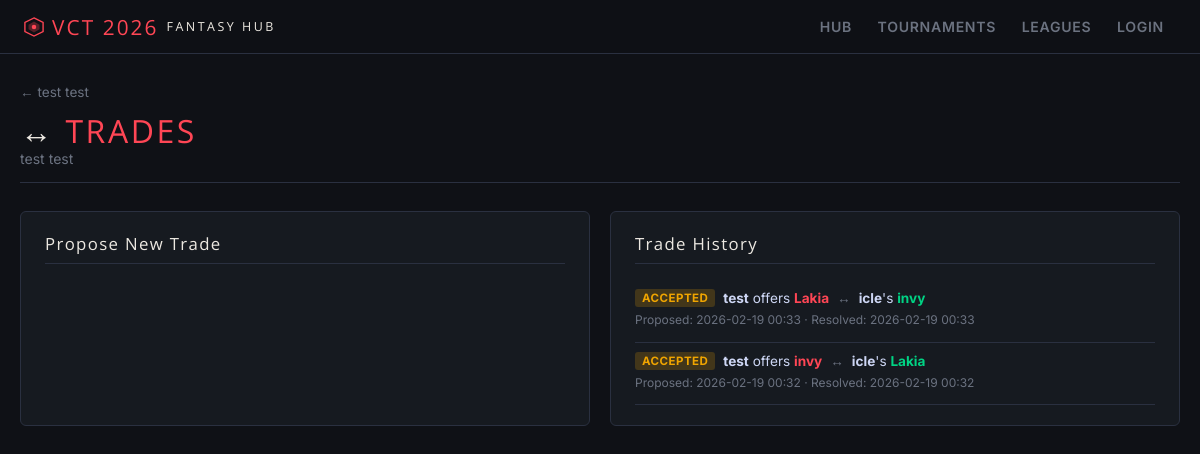
Page /league/3/trades on the committed database.
### tables this page shows
CREATE TABLE leagues (
            id            INTEGER PRIMARY KEY AUTOINCREMENT,
            tournament_id INTEGER NOT NULL,
            name          TEXT NOT NULL,
            description   TEXT DEFAULT '',
            phase         TEXT DEFAULT 'swiss',
            ruleset       TEXT DEFAULT '{}',
            created_at    TEXT DEFAULT (datetime('now')),
            FOREIGN KEY (tournament_id) REFERENCES tournaments(id)
        );

CREATE TABLE trades (
            id              INTEGER PRIMARY KEY AUTOINCREMENT,
            league_id       INTEGER NOT NULL,
            from_team_id    INTEGER NOT NULL,
            to_team_id      INTEGER NOT NULL,
            from_player_id  TEXT NOT NULL,
            to_player_id    TEXT NOT NULL,
            tournament_id   INTEGER NOT NULL,
            status          TEXT DEFAULT 'pending',
            proposed_at     TEXT DEFAULT (datetime('now')),
            resolved_at     TEXT,
            FOREIGN KEY (league_id) REFERENCES leagues(id)
        );

CREATE TABLE fantasy_teams (
            id            INTEGER PRIMARY KEY AUTOINCREMENT,
            league_id     INTEGER NOT NULL,
            team_name     TEXT NOT NULL,
            manager_name  TEXT NOT NULL,
            bonus_points  REAL DEFAULT 0.0,
            created_at    TEXT DEFAULT (datetime('now')), swiss_pts_snapshot REAL DEFAULT 0.0,
            FOREIGN KEY (league_id) REFERENCES leagues(id)
        );

CREATE TABLE players (
            player_id      TEXT NOT NULL,
            tournament_id  INTEGER NOT NULL,
            ign            TEXT NOT NULL,
            real_name      TEXT DEFAULT '',
            team           TEXT DEFAULT '',
            team_abbr      TEXT DEFAULT '',
            country        TEXT DEFAULT '',
            region         TEXT DEFAULT '',
            role           TEXT DEFAULT 'flex',
            agent          TEXT DEFAULT '',
            rounds_played  INTEGER DEFAULT 0,
            rating         REAL DEFAULT 0.0,
            acs            REAL DEFAULT 0.0,
            kills          INTEGER DEFAULT 0,
            deaths         INTEGER DEFAULT 0,
            assists        INTEGER DEFAULT 0,
            kd_ratio       REAL DEFAULT 0.0,
            kast           REAL DEFAULT 0.0,
            adr            REAL DEFAULT 0.0,
            headshot_pct   REAL DEFAULT 0.0,
            first_kills    INTEGER DEFAULT 0,
            first_deaths   INTEGER DEFAULT 0,
            fk_fd_ratio    REAL DEFAULT 0.0,
            base_points    REAL DEFAULT 0.0,
            role_points    REAL DEFAULT 0.0,
            fantasy_points REAL DEFAULT 0.0,
            last_updated   TEXT,
            vlr_url        TEXT DEFAULT '', matches_played INTEGER DEFAULT 0, manual_pts REAL DEFAULT 0.0,
            PRIMARY KEY (player_id, tournament_id),
            FOREIGN KEY (tournament_id) REFERENCES tournaments(id)
        );

### app.py (the view)
@app.route("/league/<int:league_id>/trades")
def trades_page(league_id):
    league = db.get_league(league_id)
    if not league:
        flash("League not found.", "error")
        return redirect(url_for("leagues"))
    trades = db.get_trades(league_id)
    teams  = db.get_teams_in_league(league_id)
    team_rosters = {}
    phase = league["phase"]
    for t in teams:
        team_rosters[t["id"]] = db.get_roster(t["id"], phase=phase)
    return render_template("trades.html", league=league, trades=trades,
                           teams=teams, team_rosters=team_rosters,
                           team_rosters_json=json.dumps({
                               str(k): [{"player_id": p["player_id"], "ign": p["ign"]}
                                        for p in v]
                               for k, v in team_rosters.items()
                           }))

### app.py (called while the page is built)
def is_admin():
    return session.get("logged_in") is True

@app.context_processor
def inject_auth():
    return {"admin": is_admin()}

### database.py (called while the page is built, shortened)
def get_connection():
    conn = sqlite3.connect(DB_PATH)
    conn.row_factory = sqlite3.Row
    conn.execute("PRAGMA foreign_keys = ON")
    return conn

def get_league(league_id):
    conn = get_connection()
    row = conn.execute("""
        SELECT l.*, t.name as tournament_name
        FROM leagues l JOIN tournaments t ON t.id = l.tournament_id
        WHERE l.id = ?
    """, (league_id,)).fetchone()
    conn.close()
    return dict(row) if row else None

def get_teams_in_league(league_id):
    conn = get_connection()
    rows = conn.execute("SELECT * FROM fantasy_teams WHERE league_id = ? ORDER BY id",
                        (league_id,)).fetchall()
    conn.close()
    return [dict(r) for r in rows]

def get_roster(fantasy_team_id, phase=None):
    conn = get_connection()
    if phase:
        rows = conn.execute("""
            SELECT p.*, fr.role_slot, fr.is_star, fr.is_duplicate, fr.phase, fr.id as roster_id
            FROM players p
            JOIN fantasy_roster fr ON fr.player_id = p.player_id AND fr.tournament_id = p.tournament_id
            WHERE fr.fantasy_team_id = ? AND fr.phase = ?
            ORDER BY fr.role_slot
        """, (fantasy_team_id, phase)).fetchall()
    conn.close()
    return [dict(r) for r in rows]

def get_trades(league_id):
    conn = get_connection()
    rows = conn.execute("""SELECT t.*,
        ft1.team_name as from_team_name, ft2.team_name as to_team_name,
        p1.ign as from_player_ign, p2.ign as to_player_ign
        FROM trades t
        JOIN fantasy_teams ft1 ON ft1.id = t.from_team_id
        JOIN fantasy_teams ft2 ON ft2.id = t.to_team_id
        LEFT JOIN players p1 ON p1.player_id = t.from_player_id AND p1.tournament_id = t.tournament_id
        LEFT JOIN players p2 ON p2.player_id = t.to_player_id AND p2.tournament_id = t.tournament_id
        WHERE t.league_id = ?
        ORDER BY t.id DESC
    """, (league_id,)).fetchall()
    conn.close()
    return [dict(r) for r in rows]

### templates/trades.html (shortened to what this page needs)
{% extends "base.html" %}
{% block content %}
<div style="margin-bottom:.9rem;"><a href="/league/{{ league.id }}" style="color:var(--muted);text-decoration:none;font-size:.85rem;">← {{ league.name }}</a></div>
<div class="page-header">
    <div><div class="page-title">↔ <span>TRADES</span></div><div class="page-subtitle">{{ league.name }}</div></div>
</div>
<div class="grid-2">
    <div class="card">
        <div class="card-title">Propose New Trade</div>
    </div>
    <div class="card">
        <div class="card-title">Trade History</div>
        {% if trades %}
        <div style="max-height:500px;overflow-y:auto;">
        {% for trade in trades %}
        <div style="padding:.6rem 0;border-bottom:1px solid var(--border);font-size:.85rem;">
            <div style="display:flex;align-items:center;gap:.5rem;flex-wrap:wrap;margin-bottom:.3rem;">
                <span class="badge badge-{{ 'swiss' if trade.status == 'pending' else 'playoffs' if trade.status == 'accepted' else 'team' }}">{{ trade.status }}</span>
                <span><strong>{{ trade.from_team_name }}</strong> offers <strong style="color:var(--red);">{{ trade.from_player_ign }}</strong></span>
                <span style="color:var(--muted);">↔</span>
                <span><strong>{{ trade.to_team_name }}</strong>'s <strong style="color:var(--green);">{{ trade.to_player_ign }}</strong></span>
            </div>
            <div style="color:var(--muted);font-size:.75rem;margin-bottom:.3rem;">Proposed: {{ trade.proposed_at[:16] }}{% if trade.resolved_at %} · Resolved: {{ trade.resolved_at[:16] }}{% endif %}</div>
        </div>
        {% endfor %}
        </div>
        {% else %}
        <div class="empty" style="padding:1.5rem 0;"><span class="big" style="font-size:2rem;">NONE</span>No trades yet.</div>
        {% endif %}
    </div>
</div>
{% endblock %}

### templates/base.html (style rules this page uses)
:root { --red:#ff4655; --red2:#c0392b; --dark:#0f1116; --dark2:#161a20; --dark3:#1e232b; --dark4:#252b35; --border:#2a3040; --text:#cdd6f4; --muted:#6b7280; --accent:#ece8e1; --green:#00d384; --yellow:#f0a500; --blue:#4fc3f7; }
* { box-sizing:border-box;margin:0;padding:0; }
body { background:var(--dark);color:var(--text);font-family:'Inter',sans-serif;font-size:15px;min-height:100vh; }
.page-header { margin-bottom:1.75rem;padding-bottom:.9rem;border-bottom:1px solid var(--border);display:flex;align-items:flex-end;justify-content:space-between;gap:1rem;flex-wrap:wrap; }
.page-title { font-family:'Open Sans',sans-serif;font-size:2rem;letter-spacing:.08em;color:var(--accent);line-height:1; }
.page-title span { color:var(--red); }
.page-subtitle { color:var(--muted);font-size:.88rem;margin-top:3px; }
.card { background:var(--dark2);border:1px solid var(--border);border-radius:6px;padding:1.25rem 1.5rem; }
.card-title { font-family:'Open Sans',sans-serif;font-size:1.05rem;letter-spacing:.08em;color:var(--accent);margin-bottom:1rem;padding-bottom:.5rem;border-bottom:1px solid var(--border); }
.badge { display:inline-block;padding:2px 7px;border-radius:3px;font-size:.72rem;font-weight:700;letter-spacing:.04em;text-transform:uppercase; }
.badge-playoffs { background:rgba(240,165,0,.2);color:var(--yellow); }
.grid-2 { display:grid;grid-template-columns:1fr 1fr;gap:1.25rem; }

### rows in the picture
leagues: name "test test"
trades: status "ACCEPTED", from_team_name "test", from_player_ign "Lakia", to_team_name "icle", to_player_ign "invy", proposed_at "2026-02-19 00:33", resolved_at "2026-02-19 00:33"
trades: status "ACCEPTED", from_team_name "test", from_player_ign "invy", to_team_name "icle", to_player_ign "Lakia", proposed_at "2026-02-19 00:32", resolved_at "2026-02-19 00:32"
